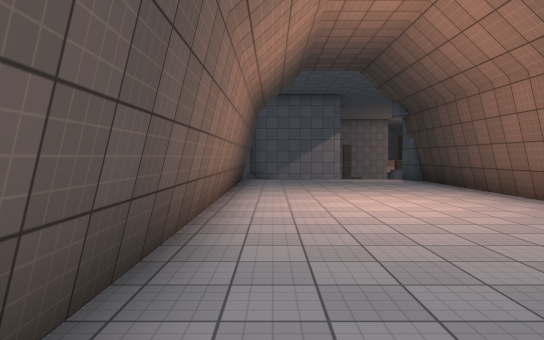
[1] (above)

23 first-person views from a walk through a Unity game level. The camera is 1.5 m above the floor, tilts 2° down and sees 70° across. The floor is counted in squares, 2 m on a side. Each view is taken from the middle of a square. On the plan, view 1 faces up. The plan holds only what a view shows up to about 12 squares ahead; the rest is blank. The place goes on beyond the plan. The player character is not drawn. Surface patterns are stand-ins for the level's own textures.

[2]
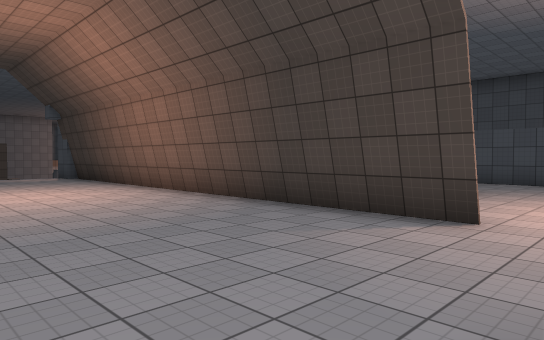

[3]
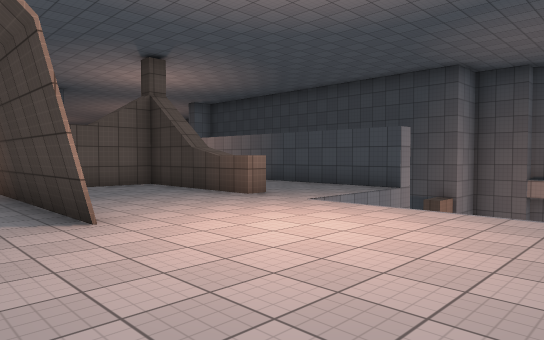

[4]
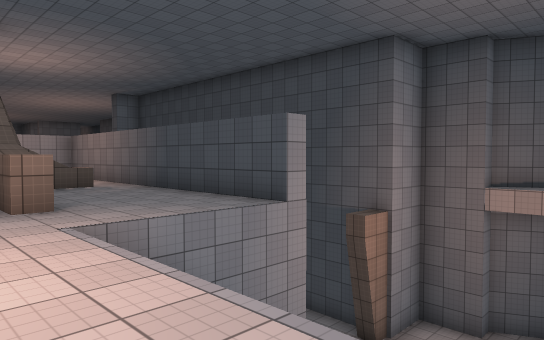

[5]
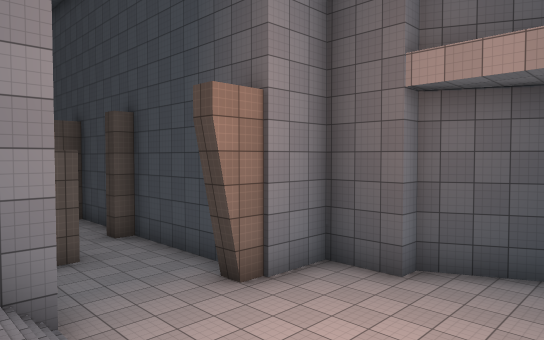

[6]
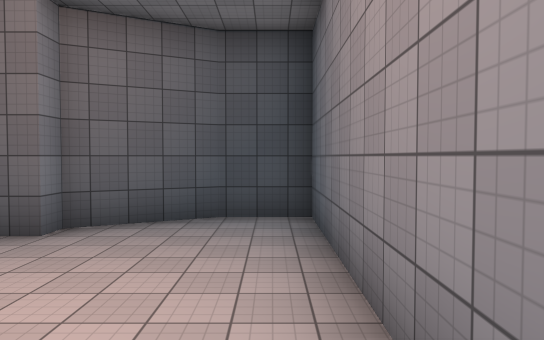

[7]
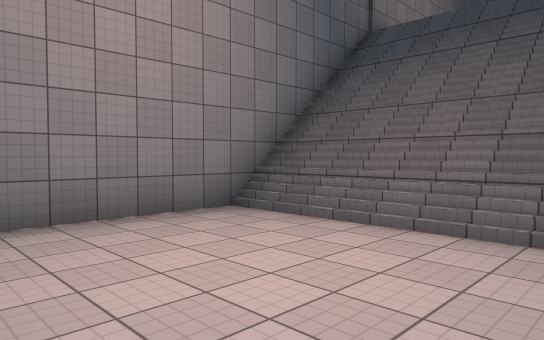

[8]
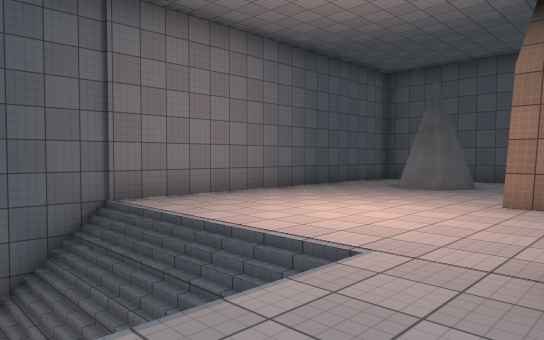

[9]
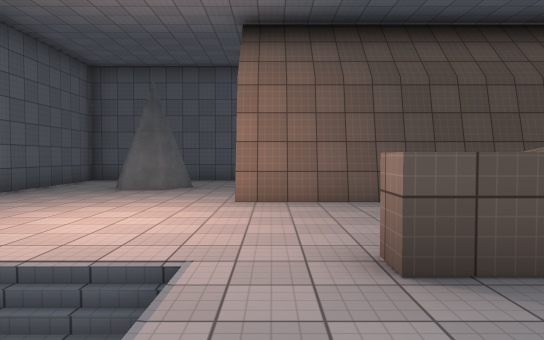

[10]
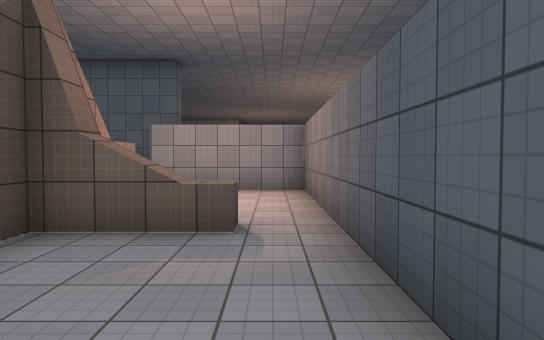

[11]
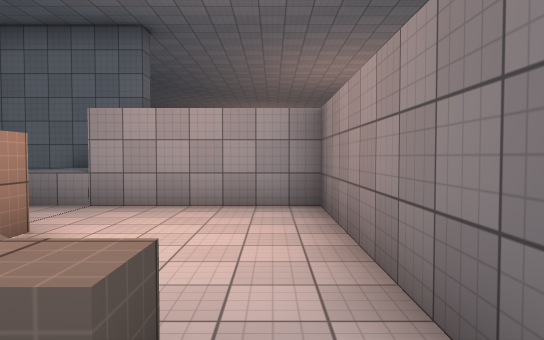

[12]
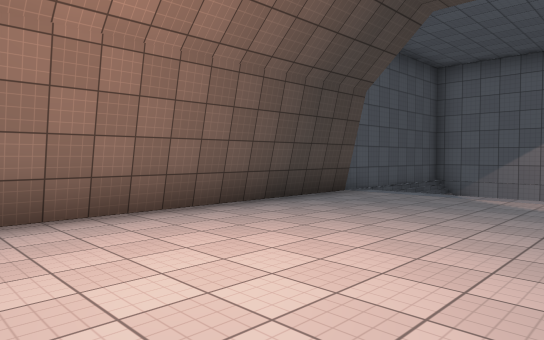

[13]
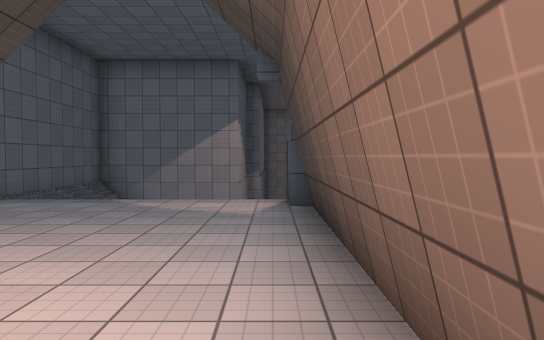

[14]
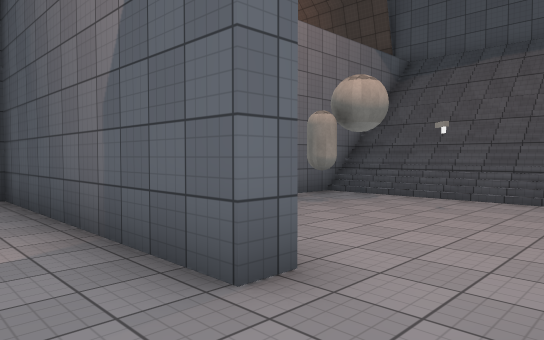

[15]
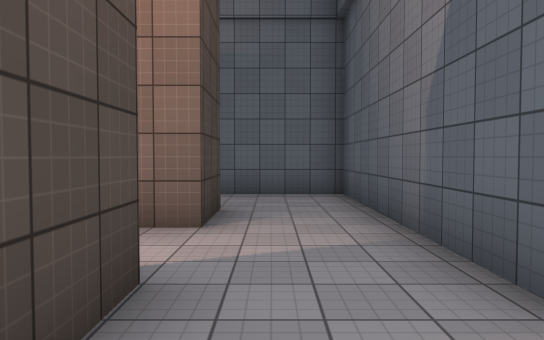

[16]
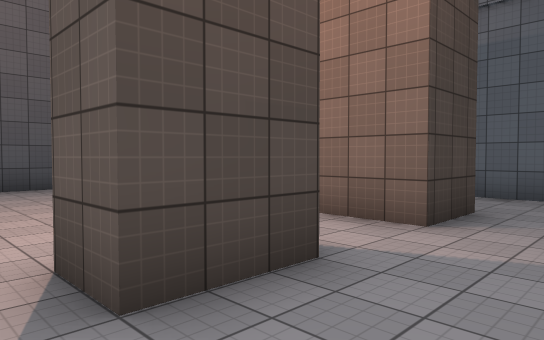

[17]
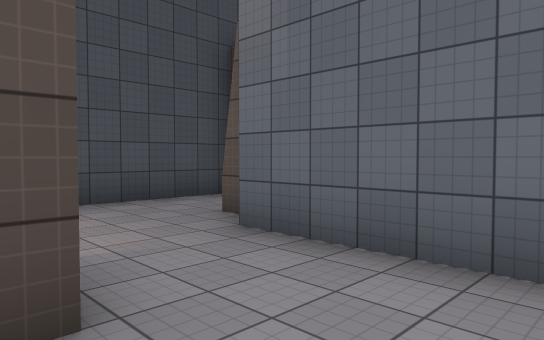

[18]
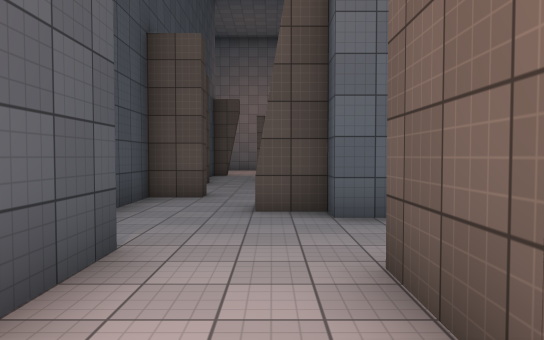

[19]
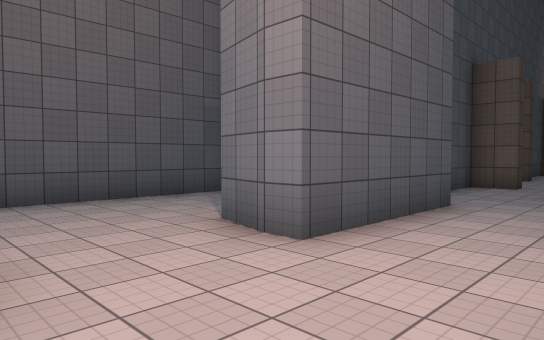

[20]
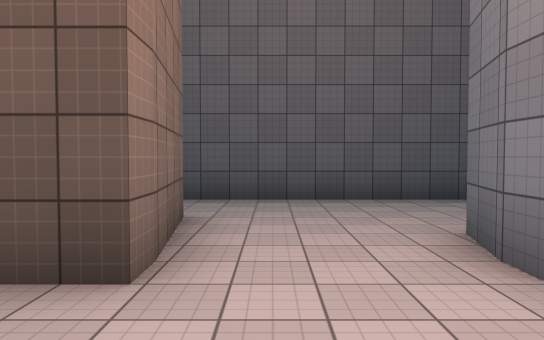

[21]
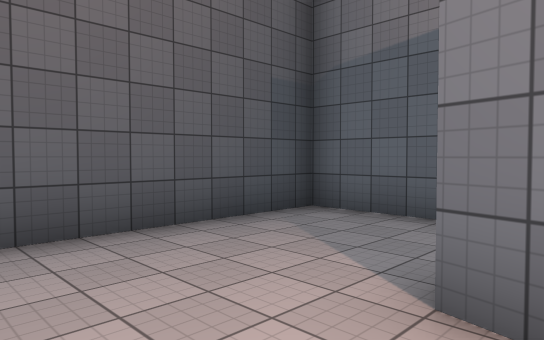

[22]
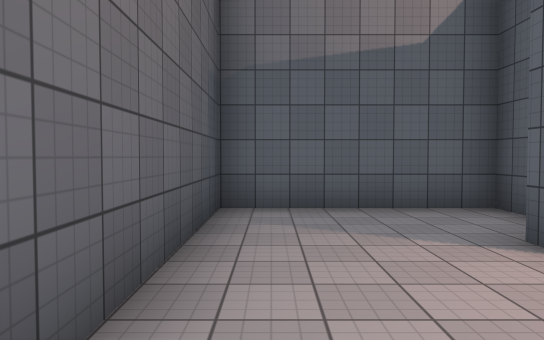

[23]
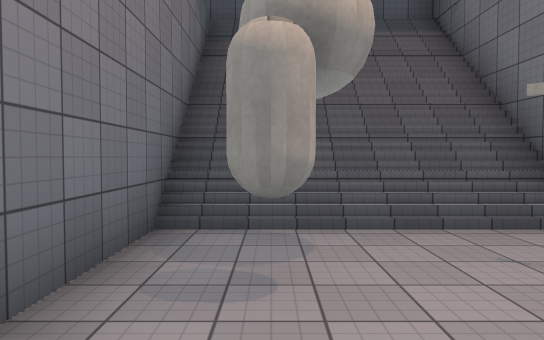

### Floor plan
Key: @ floor where view 1 was taken; # wall or solid block; . main floor; - floor 7 m lower than the main floor; / step, stairs or slope; ^ raised ledge; O other object.
Columns run from 1 left of view 1 to 19 right of it. Each row starts with its distance up from view 1.
 18 ####    ------ -##--#
 17 #////-------#-------#
 16 #////----#--#-------#
 15 #////----#-----##---#
 14 #////-O--#--##-#----#
 13 #////#####--##-##---#
 12 #....## ^#------#####
 11 #.....# ^#-------#
 10 #.....# ^^#####--#
  9 #.....#  ....#---#
  8 #.....#  ....#--##
  7 #.....#  # ..#---#
  6 #.....#  # ..#---#
  5 #.....# ###^.# --
  4 #.....#..#...# -##
  3 #.....#..#...##--#
  2 #.....#..#...#---#
  1 #.....#..#...#---#
  0 #@....#......#--###
 -1 #.........////----#
 -2 #.........////----##
 -3 # ##......////-----##
 -4 # ........////------#
 -5 #.........////------#
 -6 #####################

Where each view was taken, in squares from view 1:
view 1: 0 up, 0 right, facing up
view 2: 2 down, 0 right, facing up-right
view 3: 5 down, 3 right, facing up-right
view 4: 5 down, 7 right, facing up-right
view 5: 5 down, 11 right, facing up-right
view 6: 5 down, 12 right, facing right
view 7: 1 down, 16 right, facing down-left
view 8: 1 up, 11 right, facing down-left
view 9: 0 up, 11 right, facing left
view 10: 1 up, 11 right, facing up
view 11: 4 up, 11 right, facing up
view 12: 5 up, 4 right, facing up-left
view 13: 6 up, 4 right, facing up
view 14: 18 up, 10 right, facing down-left
view 15: 18 up, 10 right, facing down
view 16: 18 up, 9 right, facing down-right
view 17: 13 up, 9 right, facing down-right
view 18: 15 up, 13 right, facing down
view 19: 18 up, 12 right, facing down-right
view 20: 17 up, 12 right, facing right
view 21: 17 up, 15 right, facing down-right
view 22: 18 up, 18 right, facing down
view 23: 14 up, 7 right, facing left
